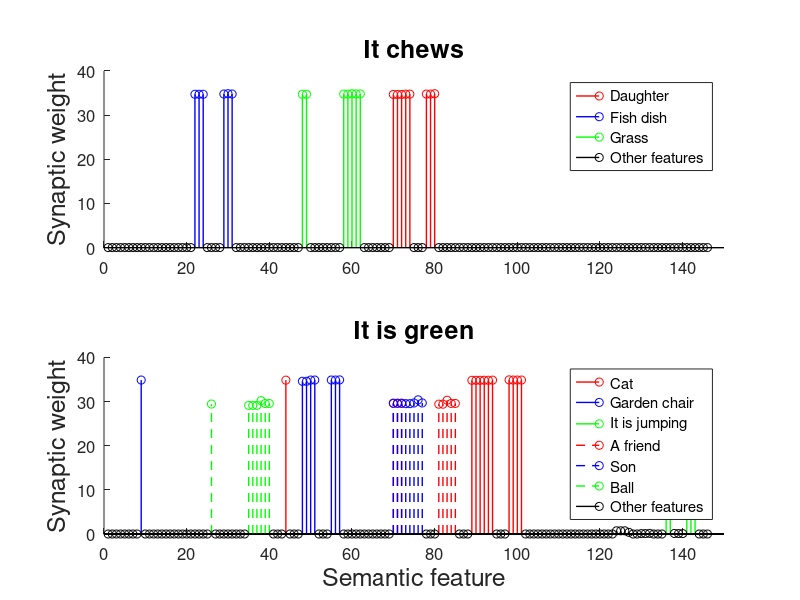

The MATLAB source for this figure:
clear all
close all
clc

load Wp_CORTEXSEM
load semantica_vettori
subplot(211)
hold on
stem(FIGLIA_FEMMINA,Wp_CORTEXSEM(138,FIGLIA_FEMMINA),'r','LineWidth',1)
stem(PIATTO_DI_PESCE,Wp_CORTEXSEM(138,PIATTO_DI_PESCE),'b','LineWidth',1)
stem(ERBA, Wp_CORTEXSEM(138,ERBA),'g','LineWidth',1)
feature_presenti = [FIGLIA_FEMMINA ERBA PIATTO_DI_PESCE];
altre_feature = setdiff([1:146],feature_presenti);
stem(altre_feature,Wp_CORTEXSEM(138,altre_feature),'k','LineWidth',1)
axis([0 150 0 40])
legend('Daughter',...
'Fish dish',...
'Grass','Other features')
set(gca,'fontsize',12)
title('It chews','FontSize',18)
ylabel('Synaptic weight','FontSize',18')

subplot(212)
hold on
stem(GATTO,Wp_CORTEXSEM(60,GATTO),'r','LineWidth',1)
stem(SEDIA_DA_GIARDINO,Wp_CORTEXSEM(60,SEDIA_DA_GIARDINO),'b','LineWidth',1)
stem(STA_SALTANDO, Wp_CORTEXSEM(60,STA_SALTANDO),'g','LineWidth',1)
stem(AMICO,Wp_CORTEXSEM(60,AMICO),'r--','LineWidth',1)
stem(FIGLIO_MASCHIO,Wp_CORTEXSEM(60,FIGLIO_MASCHIO),'b--','LineWidth',1)
stem(PALLA, Wp_CORTEXSEM(60,PALLA),'g--','LineWidth',1)
feature_presenti = [GATTO SEDIA_DA_GIARDINO STA_SALTANDO AMICO FIGLIO_MASCHIO PALLA];
altre_feature = setdiff([1:146],feature_presenti);
stem(altre_feature,Wp_CORTEXSEM(60,altre_feature),'k','LineWidth',1)
axis([0 150 0 40])
legend('Cat',...
'Garden chair',...
'It is jumping',...
'A friend','Son','Ball','Other features')
set(gca,'fontsize',12)
title('It is green','FontSize',18)
xlabel('Semantic feature','FontSize',18')
ylabel('Synaptic weight','FontSize',18')
